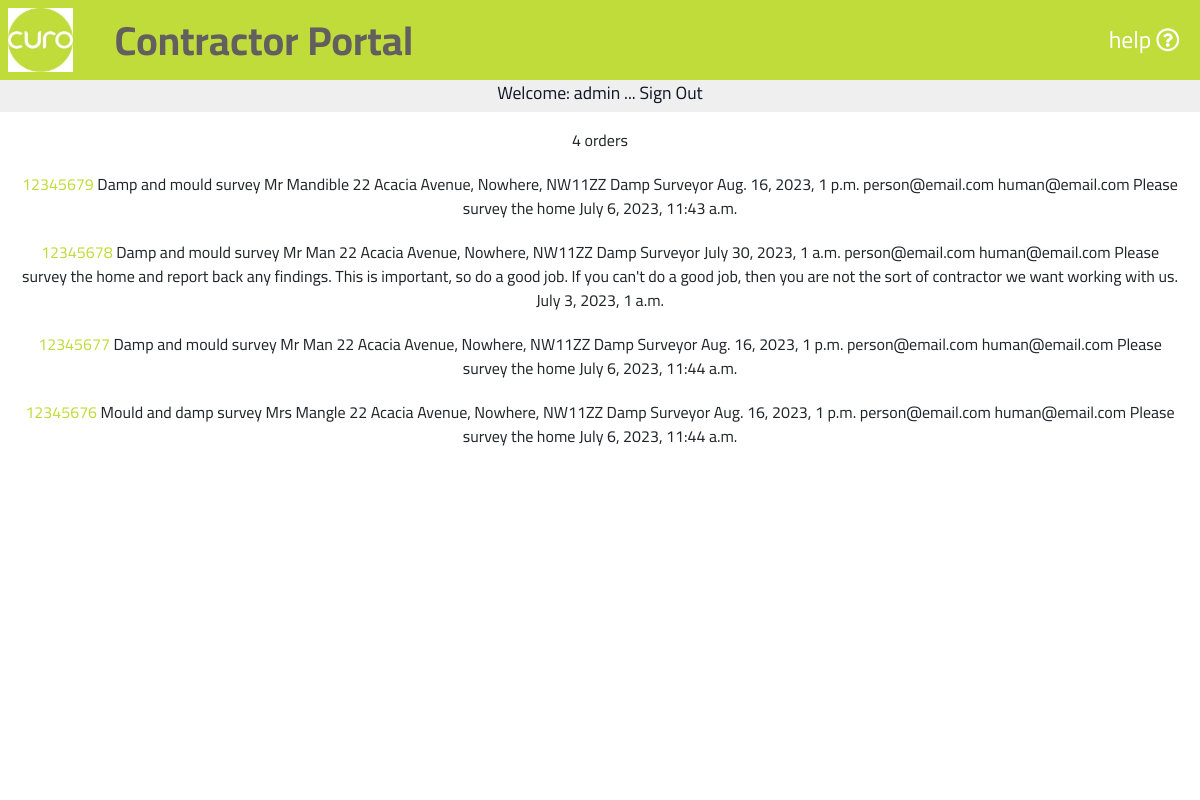
The app's page /portal001/ (signed in), older data.
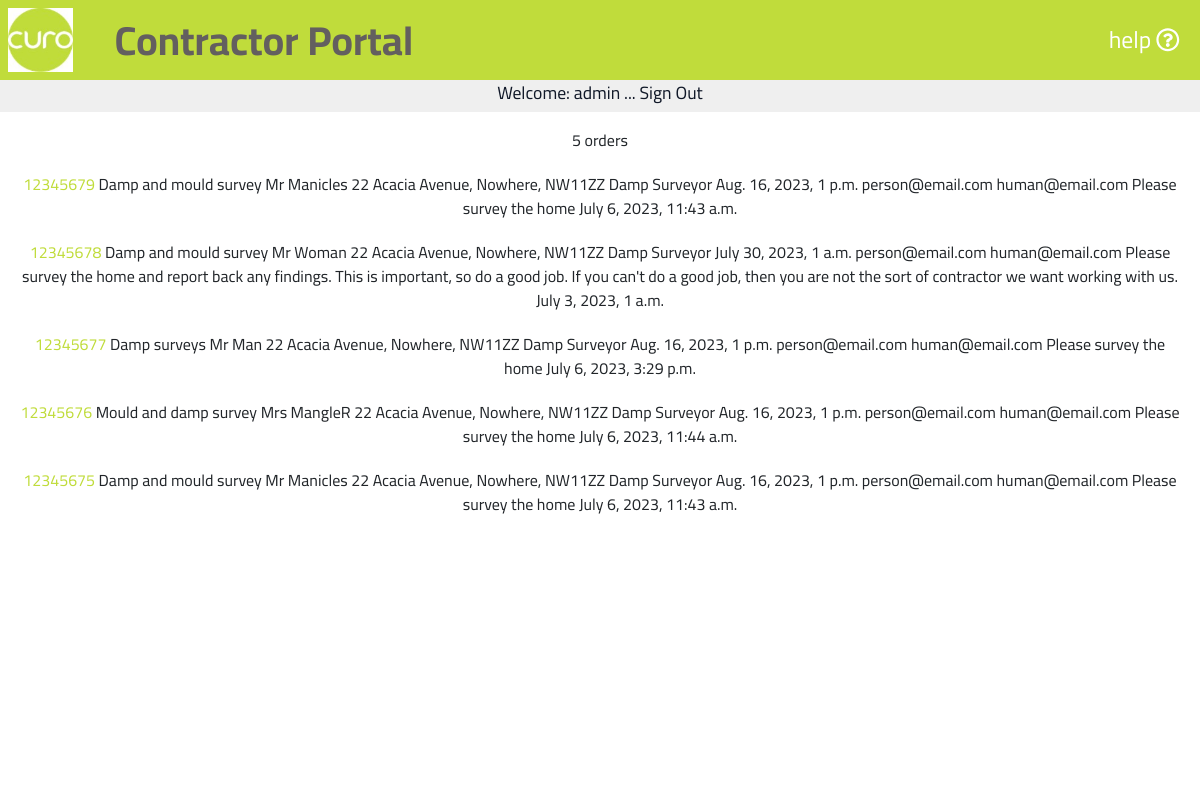
The same page, newer data.
### portal001/models.py (models this page shows, shortened)
class Orders(models.Model):
    class Meta:
        verbose_name_plural = 'Orders'
    orderNumber = models.DecimalField(max_digits=10, decimal_places=0, null=False, primary_key=True)
    orderDescription = models.CharField(max_length=254, null=False)
    name = models.CharField(max_length=254, null=False)
    address = models.CharField(max_length=254, null=False)
    contractor = models.CharField(max_length=254, null=False)
    appointmentDate = models.DateTimeField()
    primaryContact = models.EmailField(max_length=254)
    secondaryContact = models.EmailField(max_length=254)
    notes = models.CharField(max_length=9999, null=True)
    dateLastUpdate = models.DateTimeField()
    dateCreated = models.DateTimeField(default=timezone.now)

### portal001/views.py (the view)
# urls.py: path('', views.curo, name='curo'),
def curo(request):
    orderlist = Orders.objects.all().order_by('-orderNumber')
    order_list_length = orderlist.count()
    context = {
        'orderlist': orderlist,
        'order_list_length': order_list_length,
    }
    return render(request, 'curo/orderlist.html', context)

### portal001/templates/curo/orderlist.html
{% extends "basemodule001.html" %}
{% load static %}
{% block content %}
    {% if user.is_authenticated %}
        <section id="textsection">
            {% if user.is_authenticated %}
                <p class="mt-3">{{ order_list_length }} orders</p>
                {% for order in orderlist %}
                    <p><a class="orange-highlight" href ="{% url 'selectOrder' order.orderNumber %}">{{ order.orderNumber }}</a>
                        {{ order.orderDescription }}
                        {{ order.name }}
                        {{ order.address }}
                        {{ order.contractor }}
                        {{ order.appointmentDate }}
                        {{ order.primaryContact }}
                        {{ order.secondaryContact }}
                        {{ order.notes }}
                        {{ order.dateLastUpdate }}
                    </p>
                {% endfor %}
            {% endif %}
        </section>
    {% endif %}
{% endblock %}

### templates/basemodule001.html (shortened to what this page needs)
{% load static %}
<!doctype html>
<html lang="en">
  <head>
    {% block corecss %}
        <link rel="stylesheet" href="https://maxcdn.bootstrapcdn.com/bootstrap/4.1.3/css/bootstrap.min.css">
        <link rel="stylesheet" href="https://use.fontawesome.com/releases/v5.6.1/css/all.css">
        <link href="{% static 'css/stylescuro.css' %}" rel="stylesheet" />
    {% endblock %}
<body class="ml-0">
    {% include 'includes/templates/navbarcuro.html' %}
    {% include 'includes/templates/topper.html' %}
    {% block content %}
    {% endblock %}
</body>
</html>

### templates/includes/templates/navbarcuro.html
<nav class="sticky-top">
    <div class="mr-auto ml-0 d-inline">
        <img id="brandimage" src="{{ MEDIA_URL }}\assets\img\brandcuro.jpg" alt="curo brand image"
        data-toggle="modal" data-target="#homeModal">
        <span class="navtitle">Contractor Portal</span>
    </div>
    <button type="button" id="helpbtn" class="btn ml-auto mr-0 d-inline float-right align-vertically" data-toggle="modal" data-target="#helpModal">
        help <i class="far fa-question-circle"></i>
    </button>
  </nav>

### templates/includes/templates/topper.html
<div id="topper" class="d-block align-vertically align-horizontally">
    {% if user.is_authenticated %}
    <p class="paramedium">Welcome: {{ user.username }} ...
        <a href="{% url 'account_logout' %}"> Sign Out</a>
    </p>
    {% else %}
    <p class="paramedium">Welcome: Please sign in to continue ...
        <a href ="{% url 'account_login' %}"> Sign In</a>
    </p>
    {% endif %}
</div>

### static/css/stylescuro.css (style rules this page uses)
body, html { padding: 0; margin: 0; }
.align-vertically { display: flex; align-items: center; justify-content: center; }
a { background-color: transparent; color: #ffffff; }
.orange-highlight, .order-number { color: #C0DC3B; }
nav { padding: 1vh; background-color: #C0DC3B; font-family: 'Cairo', sans-serif; font-size: 3vh; height: 10vh; }
#brandimage { height: 8vh; }
#helpbtn { background-color: transparent; border: none; height: 8vh; color: #ffffff; font-size: calc(14px + (22 - 14) * ((100vw - 300px) / 1620)); }
.navtitle { font-size: calc(4vh + (20 - 5) * ((100vw - 300px) / 1620)); color: #635F5F; font-weight: bold; vertical-align: middle; padding-left: 3vw; }
#textsection, #certsection { background-color: #ffffff; font-family: 'Cairo', sans-serif; text-align: center; min-height: 82.5vh; }
#topper, #topper a { background-color: #EFEFEF; font-size: calc(2vh + (5 - 2) * ((100vw - 300px) / 1620)); color: #101828;button; height: 4vh; text-align: center; font-family: 'Cairo', sans-serif; }
#textsection p { padding: 0 2.5vh 2.5vh; margin: 0; }
@media screen and (min-width: 768px) { #helpbtn { font-size: calc(2.5vh + (5 - 2.5) * ((100vw - 768px) / 300)); } }

Row changes from the older to the newer data that the page shows:
changed Orders id 12345679: name "Mr Mandible" → "Mr Manicles"
changed Orders id 12345678: name "Mr Man" → "Mr Woman"
changed Orders "Mr Man": orderDescription "Damp and mould survey" → "Damp surveys"; dateLastUpdate "July 6, 2023, 11:44 a.m." → "July 6, 2023, 3:29 p.m."
changed Orders "Mould and damp survey": name "Mrs Mangle" → "Mrs MangleR"
added Orders: orderNumber "12345675", orderDescription "Damp and mould survey", name "Mr Manicles", address "22 Acacia Avenue, Nowhere, NW11ZZ", contractor "Damp Surveyor", appointmentDate "Aug. 16, 2023, 1 p.m.", primaryContact "person@email.com", secondaryContact "human@email.com", notes "Please survey the home", dateLastUpdate "July 6, 2023, 11:43 a.m."
Text that changed along with them:
{{ order_list_length }}: "4" → "5"
